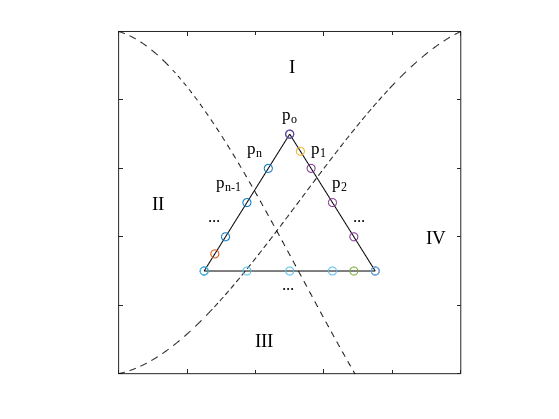

Here is the MATLAB script that generated this plot:
% V = [sin(0:0.5:2*pi)' cos(0:0.5:2*pi)'];
close all
clear all
% number_of_steps = 8;
% step = (2*pi)/number_of_steps;
% 
% V = [sin(0:step:2*pi)' cos(0:step:2*pi)'];
% mid_point = (V(1,:) + V(2,:))/2
% distance = sqrt(mid_point(1)^2 + mid_point(2)^2)
% multiplier = 1/distance;
% plot(V(:,1), V(:,2))
% hold on
% plot(multiplier*V(:,1), multiplier*V(:,2))
% plot(sin(0:0.0001:2*pi), cos(0:0.0001:2*pi));
% 


t = 0.0:0.01:5;
% y = [4*t.^2 - 0.5*t.^3 + 1*t];
% plot(t, y);
% hold on
% y = [4*t.^2 - 0.5*t.^3 + 1*t];
% plot(t, -y + 25);


y = [4*t.^2 - 0.5*t.^3 + 2*t];
y2 = -y + 34;
y = y./max(y);
y2 = y2./max(y2);
t = t./max(t);

h = figure;
plot(t, y, 'k--');
hold on
plot(t, y2, 'k--');

line_seg_x = [0.25 0.5 0.75 0.25];
line_seg_y = [0.3 0.7 0.3 0.3];
plot(line_seg_x, line_seg_y, 'k');

x_seg_locs = line_seg_x(1):((line_seg_x(2) - line_seg_x(1))/4):line_seg_x(2);
y_seg_locs = line_seg_y(1):((line_seg_y(2) - line_seg_y(1))/4):line_seg_y(2);

% TOP_LEFT
scatter(x_seg_locs,y_seg_locs, 'kx')
text(x_seg_locs(2)-0.05, y_seg_locs(2)+0.05,'...', 'FontSize',12, 'FontName', 'TimesNewRoman')
text(x_seg_locs(3)-0.09, y_seg_locs(3)+0.05,'p_n_-_1', 'FontSize',12, 'FontName', 'TimesNewRoman')
text(x_seg_locs(4)-0.06, y_seg_locs(4)+0.05,'p_n', 'FontSize',12, 'FontName', 'TimesNewRoman')
text(x_seg_locs(5)-0.02, y_seg_locs(5)+0.05,'p_o', 'FontSize',12, 'FontName', 'TimesNewRoman')
scatter((x_seg_locs(1) + x_seg_locs(2))/2, (y_seg_locs(1) + y_seg_locs(2))/2, 'k<')
% text(x_seg_locs(5)-0.05, y_seg_locs(5)+0.05,'p_n', 'FontSize',12, 'FontName', 'TimesNewRoman')

% TOP_RIGHT
x_seg_locs = line_seg_x(2):((line_seg_x(3) - line_seg_x(2))/4):line_seg_x(3);
y_seg_locs = line_seg_y(2):((line_seg_y(3) - line_seg_y(2))/4):line_seg_y(3);
text(x_seg_locs(2)+0.0, y_seg_locs(2)+0.05,'p_1', 'FontSize',12, 'FontName', 'TimesNewRoman')
text(x_seg_locs(3)-0.0, y_seg_locs(3)+0.05,'p_2', 'FontSize',12, 'FontName', 'TimesNewRoman')
text(x_seg_locs(4)-0.0, y_seg_locs(4)+0.05,'...', 'FontSize',12, 'FontName', 'TimesNewRoman')

scatter((x_seg_locs(1) + x_seg_locs(2))/2, (y_seg_locs(1) + y_seg_locs(2))/2, 'k<')
% quiver
scatter(x_seg_locs,y_seg_locs, 'kx')

% BOTTOM
x_seg_locs = line_seg_x(3):((line_seg_x(1) - line_seg_x(3))/4):line_seg_x(1);
% y_seg_locs = line_seg_y(3):((line_seg_y(1) - line_seg_y(3))/4):line_seg_y(1);
y_seg_locs = line_seg_y(3)*ones(length(x_seg_locs), 1);
text(x_seg_locs(3)-0.02, y_seg_locs(3)-0.05,'...', 'FontSize',12, 'FontName', 'TimesNewRoman')
scatter((x_seg_locs(1) + x_seg_locs(2))/2, (y_seg_locs(1) + y_seg_locs(2))/2, 'k<')
scatter(x_seg_locs,y_seg_locs, 'kx')

% plot(t, max(y, y2));

% patch([t flip(t)], [max(y, y2) ones(1, length(t))], 'red');
% patch([t flip(t)], [min(y, y2) zeros(1, length(t))], 'red');
xlim([0 1])
ylim([0 1])
set(gca,'YTickLabel',[]);
set(gca,'XTickLabel',[]);

text(0.5, 0.9,'I', 'FontSize',14, 'FontName', 'TimesNewRoman')
text(0.1, 0.5,'II', 'FontSize',14, 'FontName', 'TimesNewRoman')
text(0.4, 0.1,'III', 'FontSize',14, 'FontName', 'TimesNewRoman')
text(0.9, 0.4,'IV', 'FontSize',14, 'FontName', 'TimesNewRoman')

% patch(y, y2, 'red')

axis square
set(h,'Units','Inches');
pos = get(h,'Position');
set(h,'PaperPositionMode','Auto','PaperUnits','Inches','PaperSize',[pos(3), pos(4)])
print(h,'triangle_phase_integral','-dpdf','-r0')